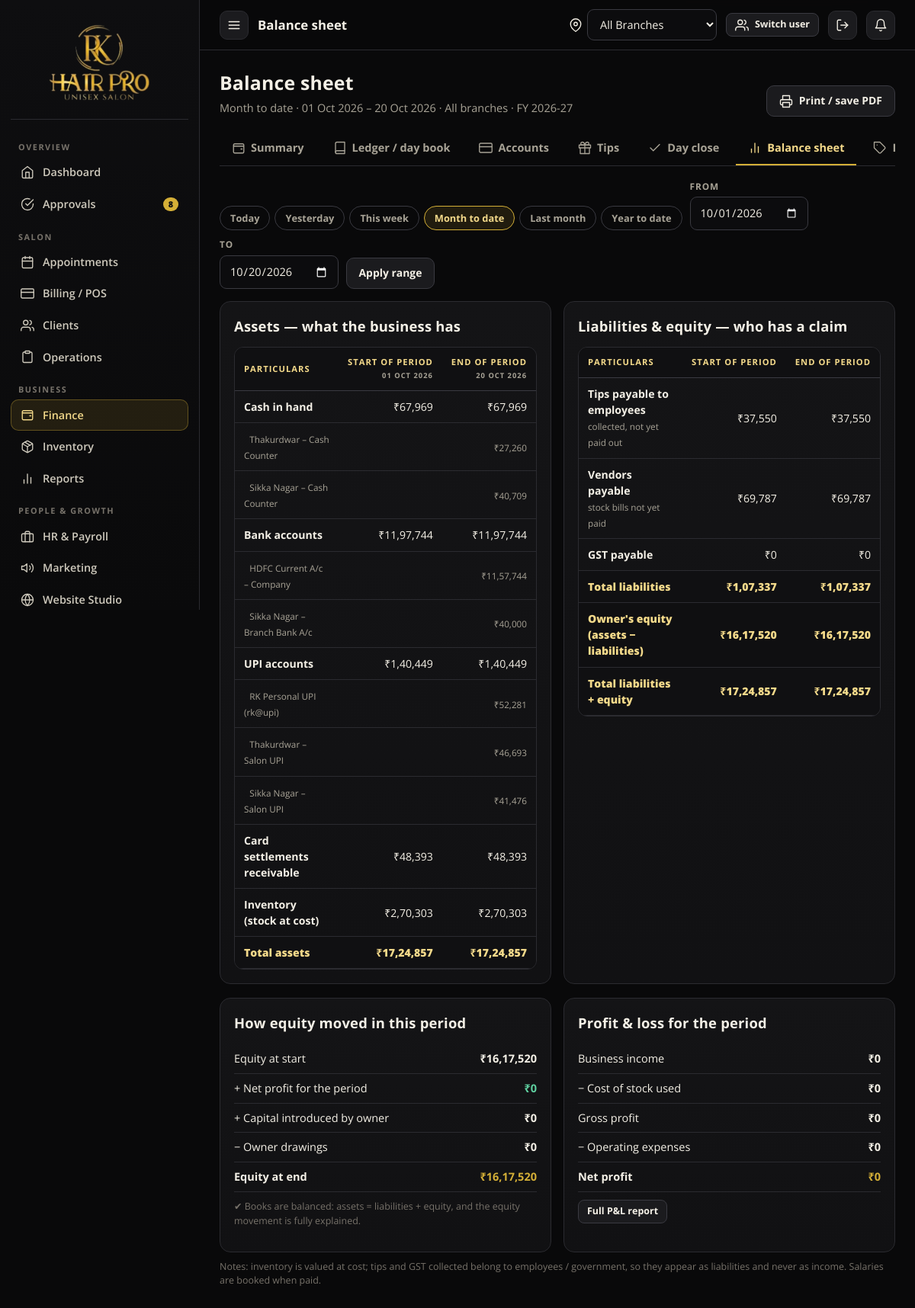
Page /finance/balance-sheet (signed in) on the committed database.
### rkhp/models.py (models this page shows, shortened)
class Account(db.Model):
    id = db.Column(db.Integer, primary_key=True)
    name = db.Column(db.String(80), nullable=False)
    type = db.Column(db.String(10), nullable=False)
    branch_id = db.Column(db.Integer, db.ForeignKey("branch.id"))   # None = company level
    opening_balance = db.Column(db.Float, default=0)
    upi_id = db.Column(db.String(60))
    bank_name = db.Column(db.String(80))
    notes = db.Column(db.String(200))
    active = db.Column(db.Boolean, default=True)
    branch = db.relationship("Branch")

### rkhp/routes/finance.py (the view)
@bp.route("/balance-sheet")
@require_perm("finance", "reports")
def balance_sheet():
    ids = scope_ids()
    key, d1, d2, label = get_period("mtd")
    B = fin.balance_sheet(ids, d1, d2)
    return render_template("finance/balance_sheet.html", B=B, key=key, d1=d1, d2=d2, label=label, page_title="Balance sheet", fy=fy_label(), full=len(ids) > 1)

### rkhp/__init__.py (called while the page is built)
def unread():
    from .models import Notification
    return Notification.query.filter_by(employee_id=current_user.id, is_read=False).count()

### rkhp/helpers.py (called while the page is built, shortened)
def setting(key, default=None):
    row = db.session.get(Setting, key)
    if row is not None and row.value is not None:
        return row.value
    return DEFAULT_SETTINGS.get(key, default)

def setting_num(key, default=0):
    try:
        return float(setting(key, default))
    except (TypeError, ValueError):
        return float(default)

def inr(v, dec=None, sym=True):
    try:
        v = float(v or 0)
    except (TypeError, ValueError):
        v = 0.0
    neg = v < 0
    v = abs(v)
    if dec is None:      # paise only where they matter (small amounts); big totals show whole rupees
        dec = 2 if abs(v - round(v)) > 0.004 and v < 10000 else 0
    s = f"{v:.{dec}f}"
    whole, _, frac = s.partition(".")
    if len(whole) > 3:
        head, tail = whole[:-3], whole[-3:]
        head = re.sub(r"(\d)(?=(\d\d)+$)", r"\1,", head)
        whole = head + "," + tail
    out = whole + ("." + frac if frac else "")
    return ("-" if neg else "") + ("₹" if sym else "") + out

def fmt_date(d, fmt="%d %b %Y"):
    if not d:
        return "—"
    return d.strftime(fmt)

def fy_start(d=None):
    d = d or date.today()
    m = int(setting_num("fy_start_month", 4))
    return date(d.year if d.month >= m else d.year - 1, m, 1)

def fy_label(d=None):
    s = fy_start(d)
    if s.month == 1:
        return str(s.year)
    return f"FY {s.year}-{str(s.year + 1)[2:]}"

def period_range(key, start=None, end=None, today=None):
    today = today or date.today()
    if key == "yesterday":
        d = today - timedelta(days=1)
        return d, d
    if key == "week":
        return today - timedelta(days=today.weekday()), today
    if key == "mtd":
        return today.replace(day=1), today

def get_period(default="mtd"):
    key = request.args.get("p", default)
    if key not in dict(PERIODS):
        key = default
    d1, d2 = period_range(key, request.args.get("from"), request.args.get("to"))
    label = dict(PERIODS)[key]
    if d1 == d2:
        rng = fmt_date(d1)
    else:
        rng = f"{fmt_date(d1)} – {fmt_date(d2)}"
    return key, d1, d2, f"{label} · {rng}"

def all_branches():
    return Branch.query.filter_by(active=True).order_by(Branch.id).all()

def active_branch():
    ids = scope_ids()
    if len(ids) == 1 and (current_user.branch_id or session.get("branch_id")):
        return db.session.get(Branch, ids[0])
    return None

### rkhp/templates/finance/balance_sheet.html (shortened to what this page needs)
{% extends 'base.html' %}
{% block content %}
<div class="page-h"><div><h1>Balance sheet</h1><p>{{ label }} · {{ 'All branches' if not scope_branch else scope_branch.name }} · {{ fy }}</p></div><button class="btn no-print" onclick="window.print()">{{ ui.icon('printer') }} Print / save PDF</button></div>
{% include 'finance/_tabs.html' %}
{{ ui.period_bar(key, d1, d2) }}
{% set o = B.open %}{% set c = B.close %}
<div class="grid g2">
  <div class="card"><div class="card-h"><h2>Assets — what the business has</h2></div>
    <div class="table-wrap"><table class="tbl"><thead><tr><th>Particulars</th><th class="num">Start of period<br><small>{{ d1|dfmt }}</small></th><th class="num">End of period<br><small>{{ d2|dfmt }}</small></th></tr></thead><tbody>
      <tr><td><b>Cash in hand</b></td><td class="num">{{ o.cash|inr }}</td><td class="num">{{ c.cash|inr }}</td></tr>
      {% for a, v in c.by_type.cash %}<tr><td>&nbsp;&nbsp;<small>{{ a.name }}</small></td><td class="num"><small>&nbsp;</small></td><td class="num"><small>{{ v|inr }}</small></td></tr>{% endfor %}
      <tr><td><b>Bank accounts</b></td><td class="num">{{ o.bank|inr }}</td><td class="num">{{ c.bank|inr }}</td></tr>
      {% for a, v in c.by_type.bank %}<tr><td>&nbsp;&nbsp;<small>{{ a.name }}</small></td><td class="num"></td><td class="num"><small>{{ v|inr }}</small></td></tr>{% endfor %}
      <tr><td><b>UPI accounts</b></td><td class="num">{{ o.upi|inr }}</td><td class="num">{{ c.upi|inr }}</td></tr>
      {% for a, v in c.by_type.upi %}<tr><td>&nbsp;&nbsp;<small>{{ a.name }}</small></td><td class="num"></td><td class="num"><small>{{ v|inr }}</small></td></tr>{% endfor %}
      <tr><td><b>Card settlements receivable</b></td><td class="num">{{ o.card|inr }}</td><td class="num">{{ c.card|inr }}</td></tr>
      <tr><td><b>Inventory (stock at cost)</b></td><td class="num">{{ o.inventory|inr }}</td><td class="num">{{ c.inventory|inr }}</td></tr>
      <tr class="total"><td>Total assets</td><td class="num">{{ o.assets|inr }}</td><td class="num">{{ c.assets|inr }}</td></tr></tbody></table></div></div>
  <div class="card"><div class="card-h"><h2>Liabilities & equity — who has a claim</h2></div>
    <div class="table-wrap"><table class="tbl"><thead><tr><th>Particulars</th><th class="num">Start of period</th><th class="num">End of period</th></tr></thead><tbody>
      <tr><td><b>Tips payable to employees</b><br><small>collected, not yet paid out</small></td><td class="num">{{ o.tips|inr }}</td><td class="num">{{ c.tips|inr }}</td></tr>
      <tr><td><b>Vendors payable</b><br><small>stock bills not yet paid</small></td><td class="num">{{ o.vendors|inr }}</td><td class="num">{{ c.vendors|inr }}</td></tr>
      <tr><td><b>GST payable</b></td><td class="num">{{ o.gst|inr }}</td><td class="num">{{ c.gst|inr }}</td></tr>
      <tr class="total"><td>Total liabilities</td><td class="num">{{ o.liabilities|inr }}</td><td class="num">{{ c.liabilities|inr }}</td></tr>
      <tr class="bold"><td>Owner's equity (assets − liabilities)</td><td class="num">{{ o.equity|inr }}</td><td class="num">{{ c.equity|inr }}</td></tr>
      <tr class="total"><td>Total liabilities + equity</td><td class="num">{{ (o.liabilities + o.equity)|inr }}</td><td class="num">{{ (c.liabilities + c.equity)|inr }}</td></tr></tbody></table></div></div>
</div>
<div class="grid g2 mt">
  <div class="card"><div class="card-h"><h2>How equity moved in this period</h2></div>
    <div class="stat-row"><span>Equity at start</span><b>{{ o.equity|inr }}</b></div>
    <div class="stat-row"><span>+ Net profit for the period</span><b class="{{ 'ok' if B.pnl.net_profit >= 0 else 'bad' }}">{{ B.pnl.net_profit|inr }}</b></div>
    <div class="stat-row"><span>+ Capital introduced by owner</span><b>{{ B.capital|inr }}</b></div>
    <div class="stat-row"><span>− Owner drawings</span><b>{{ B.drawings|inr }}</b></div>
    <div class="stat-row"><span><b>Equity at end</b></span><b class="gold">{{ c.equity|inr }}</b></div>
    {% if full and B.other|abs <= 1 %}<p class="hint mt-s ok">✔ Books are balanced: assets = liabilities + equity, and the equity movement is fully explained.</p>{% endif %}
    {% if not full and not scope_branch is none %}<p class="hint mt-s">Branch view: cash swept to the company bank account is shown as funds sent to Head Office.</p>{% endif %}</div>
  <div class="card"><div class="card-h"><h2>Profit & loss for the period</h2></div>
    <div class="stat-row"><span>Business income</span><b>{{ B.pnl.total_revenue|inr }}</b></div><div class="stat-row"><span>− Cost of stock used</span><b>{{ B.pnl.stock_cost|inr }}</b></div>
    <div class="stat-row"><span>Gross profit</span><b>{{ B.pnl.gross_profit|inr }}</b></div><div class="stat-row"><span>− Operating expenses</span><b>{{ B.pnl.total_expense|inr }}</b></div>
    <div class="stat-row"><span><b>Net profit</b></span><b class="gold">{{ B.pnl.net_profit|inr }}</b></div>
    <a class="btn sm mt-s no-print" href="{{ url_for('rep.view', key='pnl', p=key) }}">Full P&L report</a></div>
</div>
<p class="hint mt-s">Notes: inventory is valued at cost; tips and GST collected belong to employees / government, so they appear as liabilities and never as income. Salaries are booked when paid.</p>
{% endblock %}

### rkhp/static/css/app.css (style rules this page uses)
:root { --bg:#09090a; --bg-2:#0f0f11; --surface:#141416; --surface-2:#1b1b1e; --surface-3:#232327; --line:#2b2b30; --line-2:#3a3a41; --gold:#d4af37; --gold-2:#f3d98a; --gold-3:#9c7a1c; --gold-soft:rgba(212,175,55,.12); --gold-line:rgba(212,175,55,.35); --grad:linear-gradient(135deg,#f6dd8f 0%,#d4af37 48%,#a8801f 100%); --text:#f4f0e6; --muted:#a8a396; --faint:#77726a; --ok:#5fd0a0; --warn:#f2b64d; --bad:#f0706a; --info:#84b6ff; --r:14px; --r-sm:9px; --shadow:0 10px 30px rgba(0,0,0,.45); color-scheme:dark; }
* { box-sizing:border-box }
html { -webkit-text-size-adjust:100% }
body { margin:0;background:var(--bg);color:var(--text);font-family:'Open Sans',system-ui,-apple-system,'Segoe UI',Roboto,sans-serif;font-size:14.5px;line-height:1.5; background-image:radial-gradient(900px 420px at 85% -10%,rgba(212,175,55,.09),transparent 60%),radial-gradient(700px 400px at -10% 110%,rgba(212,175,55,.05),transparent 60%);background-attachment:fixed }
h1,h2,h3,h4 { font-weight:700;letter-spacing:.2px;margin:0;color:var(--text) }
h1 { font-size:1.55rem }
h2 { font-size:1.15rem }
a { color:var(--gold-2);text-decoration:none }
small,.muted { color:var(--muted) }
.gold { color:var(--gold) }
.ok { color:var(--ok) }
.mt { margin-top:18px }
.mt-s { margin-top:10px }
.card { background:linear-gradient(180deg,var(--surface),#111113);border:1px solid var(--line);border-radius:var(--r);padding:18px }
.card-h { display:flex;align-items:center;justify-content:space-between;gap:10px;margin-bottom:14px;flex-wrap:wrap }
.card-h h2,.card-h h3 { display:flex;align-items:center;gap:8px }
.page-h { display:flex;align-items:flex-end;justify-content:space-between;gap:14px;margin-bottom:20px;flex-wrap:wrap }
.page-h p { margin:4px 0 0;color:var(--muted) }
.grid { display:grid;gap:16px }
.g2 { grid-template-columns:repeat(2,minmax(0,1fr)) }
.btn { display:inline-flex;align-items:center;gap:8px;justify-content:center;padding:9px 16px;border-radius:10px;border:1px solid var(--line-2);background:var(--surface-2);color:var(--text);font:inherit;font-weight:700;font-size:.87rem;cursor:pointer;transition:.15s;white-space:nowrap }
.btn.sm { padding:5px 11px;font-size:.78rem;border-radius:8px }
.hint { font-size:.78rem;color:var(--faint) }
.table-wrap { overflow-x:auto;border-radius:12px;border:1px solid var(--line) }
table.tbl { width:100%;border-collapse:collapse;font-size:.88rem }
.tbl th { position:sticky;top:0;background:#101012;color:var(--gold-2);text-align:left;font-size:.7rem;text-transform:uppercase;letter-spacing:.09em;padding:11px 12px;border-bottom:1px solid var(--line-2);white-space:nowrap;font-weight:700 }
.tbl td { padding:10px 12px;border-bottom:1px solid var(--line);vertical-align:middle }
.tbl tr.total td { font-weight:800;background:#101012;color:var(--gold-2);border-top:1px solid var(--gold-line) }
.tbl td.num,.tbl th.num { text-align:right;font-variant-numeric:tabular-nums }
.tbl tr.bold td { font-weight:800;color:var(--gold-2);background:#0f0f11 }
.stat-row { display:flex;justify-content:space-between;padding:8px 0;border-bottom:1px solid var(--line) }
.stat-row b { font-variant-numeric:tabular-nums }

### rkhp/static/css/public.css (style rules this page uses)
:root { --ivory:#f6eed9;--ivory-2:#ece0c0;--ink:#17130a;--ink-soft:#5b5236;--gold-ink:#8a6a12;--wa:#25d366 }
html { scroll-behavior:smooth }
a { transition:color .15s }

### rows in the picture
Account: name "Thakurdwar – Cash Counter", v "₹27,260"
Account: name "Sikka Nagar – Cash Counter", v "₹40,709"
Account: name "HDFC Current A/c – Company", v "₹11,57,744"
Account: name "Sikka Nagar – Branch Bank A/c", v "₹40,000"
Account: name "RK Personal UPI (rk@upi)", v "₹52,281"
Account: name "Thakurdwar – Salon UPI", v "₹46,693"
Account: name "Sikka Nagar – Salon UPI", v "₹41,476"

### other values in the picture
{{ sec.title }} "OVERVIEW" "SALON" "BUSINESS" "PEOPLE & GROWTH"
{{ it.label }} "Dashboard" "Approvals" "Appointments" "Billing / POS" "Clients" "Operations" "Finance" "Inventory" "Reports" "HR & Payroll" "Marketing" "Website Studio"
{{ it.count }} "8"
{{ page_title|default('') }} "Balance sheet"
{{ label }} "Month to date · 01 Oct 2026 – 20 Oct 2026"
{{ 'All branches' if not scope_branch else scope_branch.name }} "All branches"
{{ fy }} "FY 2026-27"
{{ lbl }} "Today" "Yesterday" "This week" "Month to date" "Last month" "Year to date"
{{ d1|dfmt }} "01 OCT 2026"
{{ d2|dfmt }} "20 OCT 2026"
{{ o.cash|inr }} "₹67,969"
{{ c.cash|inr }} "₹67,969"
{{ o.bank|inr }} "₹11,97,744"
{{ c.bank|inr }} "₹11,97,744"
{{ o.upi|inr }} "₹1,40,449"
